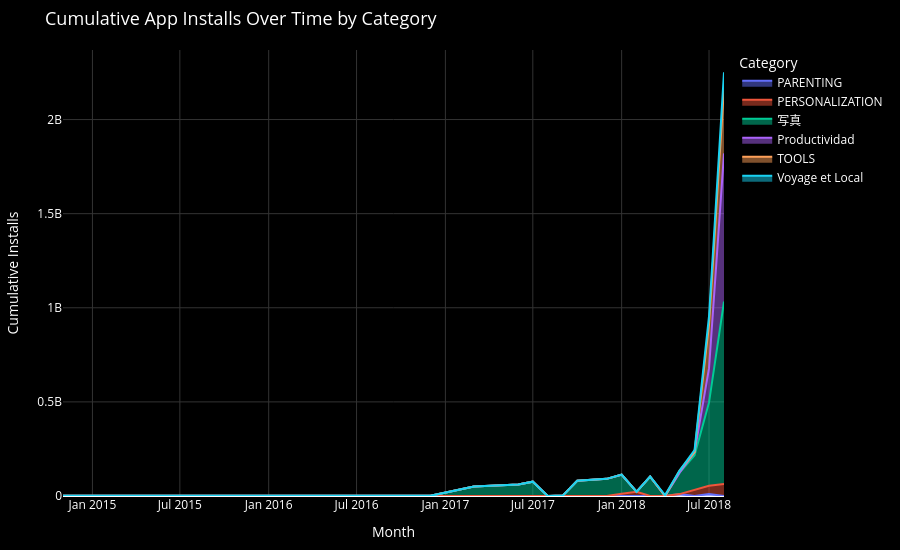

The notebook cell this image was saved under:
### Code cell
#Final stacked area chart

import plotly.express as px

category_translation = {
    "TRAVEL_AND_LOCAL": "Voyage et Local",
    "PRODUCTIVITY": "Productividad",
    "PHOTOGRAPHY": "写真"
}

monthly_task4["Category_Display"] = (
    monthly_task4["Category"].replace(category_translation)
)

fig_task4 = px.area(
    monthly_task4,
    x="Month",
    y="Cumulative_Installs",
    color="Category_Display",
    title="Cumulative App Installs Over Time by Category",
    labels={
        "Month": "Month",
        "Cumulative_Installs": "Cumulative Installs",
        "Category_Display": "App Category"
    },
    custom_data=[
        "Category",
        "Installs_Numeric",
        "MoM_Growth",
        "Significant_Growth"
    ]
)

fig_task4.update_traces(
    hovertemplate=(
        "<b>%{fullData.name}</b><br>"
        "Month: %{x|%b %Y}<br>"
        "Cumulative Installs: %{y:,}<br>"
        "Monthly Installs: %{customdata[1]:,}<br>"
        "MoM Growth: %{customdata[2]:.2f}%"
        "<extra></extra>"
    )
)

fig_task4.update_layout(
    plot_bgcolor="black",
    paper_bgcolor="black",
    font_color="white",
    title_font={"size": 18},
    xaxis=dict(
        title="Month",
        gridcolor="#333333"
    ),
    yaxis=dict(
        title="Cumulative Installs",
        gridcolor="#333333"
    ),
    legend=dict(
        title="Category"
    ),
    hoverlabel=dict(
        bgcolor="#111111",
        font_color="white"
    ),
    margin=dict(
        l=20,
        r=20,
        t=50,
        b=30
    ),
    width=900,
    height=550
)

save_plot_as_html(
    fig_task4,
    "Task 4 - Cumulative Installs Area.html",
    "Interactive stacked area chart showing cumulative installs over time for qualifying app categories. Months with more than 25% month-over-month growth are identified in the prepared analysis."
)

display(fig_task4)

### Figure 1 — Plotly figure (JSON) as saved in the notebook; plotly's stock layout.template omitted (floating-point values rounded to 4 significant figures)
{"data": [{"customdata": [["PARENTING", 100000, null, false], ["PARENTING", 10000000, 9900, true], ["PARENTING", 600000, -94, false]], "fillpattern": {"shape": ""}, "hovertemplate": "<b>%{fullData.name}</b><br>Month: %{x|%b %Y}<br>Cumulative Installs: %{y:,}<br>Monthly Installs: %{customdata[1]:,}<br>MoM Growth: %{customdata[2]:.2f}%<extra></extra>", "legendgroup": "PARENTING", "line": {"color": "#636efa"}, "marker": {"symbol": "circle"}, "mode": "lines", "name": "PARENTING", "orientation": "v", "showlegend": true, "stackgroup": "1", "type": "scatter", "x": ["2018-03-01T00:00:00.000000000", "2018-05-01T00:00:00.000000000", "2018-07-01T00:00:00.000000000"], "xaxis": "x", "y": [100000, 10100000, 10700000], "yaxis": "y"}, {"customdata": [["PERSONALIZATION", 1000000, null, false], ["PERSONALIZATION", 1000000, 0, false], ["PERSONALIZATION", 10000000, 900, true], ["PERSONALIZATION", 10000000, 0, false], ["PERSONALIZATION", 10000000, 0, false], ["PERSONALIZATION", 11500000, 15.0, false], ["PERSONALIZATION", 20000000, 73.91, true]], "fillpattern": {"shape": ""}, "hovertemplate": "<b>%{fullData.name}</b><br>Month: %{x|%b %Y}<br>Cumulative Installs: %{y:,}<br>Monthly Installs: %{customdata[1]:,}<br>MoM Growth: %{customdata[2]:.2f}%<extra></extra>", "legendgroup": "PERSONALIZATION", "line": {"color": "#EF553B"}, "marker": {"symbol": "circle"}, "mode": "lines", "name": "PERSONALIZATION", "orientation": "v", "showlegend": true, "stackgroup": "1", "type": "scatter", "x": ["2016-12-01T00:00:00.000000000", "2017-09-01T00:00:00.000000000", "2018-01-01T00:00:00.000000000", "2018-02-01T00:00:00.000000000", "2018-06-01T00:00:00.000000000", "2018-07-01T00:00:00.000000000", "2018-08-01T00:00:00.000000000"], "xaxis": "x", "y": [1000000, 2000000, 12000000, 22000000, 32000000, 43500000, 63500000], "yaxis": "y"}, {"customdata": [["PHOTOGRAPHY", 1000000, null, false], ["PHOTOGRAPHY", 50000000, 4900, true], ["PHOTOGRAPHY", 10000000, -80, false], ["PHOTOGRAPHY", 15000000, 50, true], ["PHOTOGRAPHY", 5000000, -66.67, false], ["PHOTOGRAPHY", 10000000, 100, true], ["PHOTOGRAPHY", 10000000, 0, false], ["PHOTOGRAPHY", 2000000, -80, false], ["PHOTOGRAPHY", 11000000, 450, true], ["PHOTOGRAPHY", 71000000, 545.5, true], ["PHOTOGRAPHY", 258000000, 263.4, true], ["PHOTOGRAPHY", 526500000, 104.1, true]], "fillpattern": {"shape": ""}, "hovertemplate": "<b>%{fullData.name}</b><br>Month: %{x|%b %Y}<br>Cumulative Installs: %{y:,}<br>Monthly Installs: %{customdata[1]:,}<br>MoM Growth: %{customdata[2]:.2f}%<extra></extra>", "legendgroup": "写真", "line": {"color": "#00cc96"}, "marker": {"symbol": "circle"}, "mode": "lines", "name": "写真", "orientation": "v", "showlegend": true, "stackgroup": "1", "type": "scatter", "x": ["2014-11-01T00:00:00.000000000", "2017-03-01T00:00:00.000000000", "2017-06-01T00:00:00.000000000", "2017-07-01T00:00:00.000000000", "2017-10-01T00:00:00.000000000", "2017-12-01T00:00:00.000000000", "2018-01-01T00:00:00.000000000", "2018-03-01T00:00:00.000000000", "2018-05-01T00:00:00.000000000", "2018-06-01T00:00:00.000000000", "2018-07-01T00:00:00.000000000", "2018-08-01T00:00:00.000000000"], "xaxis": "x", "y": [1000000, 51000000, 61000000, 76000000, 81000000, 91000000, 101000000, 103000000, 114000000, 185000000, 443000000, 969500000], "yaxis": "y"}, {"customdata": [["PRODUCTIVITY", 1000000, null, false], ["PRODUCTIVITY", 100000, -90, false], ["PRODUCTIVITY", 15000000, 14900, true], ["PRODUCTIVITY", 166000000, 1007.0, true], ["PRODUCTIVITY", 605000000, 264.5, true]], "fillpattern": {"shape": ""}, "hovertemplate": "<b>%{fullData.name}</b><br>Month: %{x|%b %Y}<br>Cumulative Installs: %{y:,}<br>Monthly Installs: %{customdata[1]:,}<br>MoM Growth: %{customdata[2]:.2f}%<extra></extra>", "legendgroup": "Productividad", "line": {"color": "#ab63fa"}, "marker": {"symbol": "circle"}, "mode": "lines", "name": "Productividad", "orientation": "v", "showlegend": true, "stackgroup": "1", "type": "scatter", "x": ["2016-10-01T00:00:00.000000000", "2018-02-01T00:00:00.000000000", "2018-06-01T00:00:00.000000000", "2018-07-01T00:00:00.000000000", "2018-08-01T00:00:00.000000000"], "xaxis": "x", "y": [1000000, 1100000, 16100000, 182100000, 787100000], "yaxis": "y"}, {"customdata": [["TOOLS", 50000, null, false], ["TOOLS", 1000000, 1900, true], ["TOOLS", 10000000, 900, true], ["TOOLS", 222600000, 2126, true], ["TOOLS", 120000000, -46.09, false]], "fillpattern": {"shape": ""}, "hovertemplate": "<b>%{fullData.name}</b><br>Month: %{x|%b %Y}<br>Cumulative Installs: %{y:,}<br>Monthly Installs: %{customdata[1]:,}<br>MoM Growth: %{customdata[2]:.2f}%<extra></extra>", "legendgroup": "TOOLS", "line": {"color": "#FFA15A"}, "marker": {"symbol": "circle"}, "mode": "lines", "name": "TOOLS", "orientation": "v", "showlegend": true, "stackgroup": "1", "type": "scatter", "x": ["2017-08-01T00:00:00.000000000", "2018-01-01T00:00:00.000000000", "2018-05-01T00:00:00.000000000", "2018-07-01T00:00:00.000000000", "2018-08-01T00:00:00.000000000"], "xaxis": "x", "y": [50000, 1050000, 11050000, 233650000, 353650000], "yaxis": "y"}, {"customdata": [["TRAVEL_AND_LOCAL", 50000, null, false], ["TRAVEL_AND_LOCAL", 5000000, 9900, true], ["TRAVEL_AND_LOCAL", 6000000, 20.0, false], ["TRAVEL_AND_LOCAL", 31100000, 418.3, true], ["TRAVEL_AND_LOCAL", 35100000, 12.86, false]], "fillpattern": {"shape": ""}, "hovertemplate": "<b>%{fullData.name}</b><br>Month: %{x|%b %Y}<br>Cumulative Installs: %{y:,}<br>Monthly Installs: %{customdata[1]:,}<br>MoM Growth: %{customdata[2]:.2f}%<extra></extra>", "legendgroup": "Voyage et Local", "line": {"color": "#19d3f3"}, "marker": {"symbol": "circle"}, "mode": "lines", "name": "Voyage et Local", "orientation": "v", "showlegend": true, "stackgroup": "1", "type": "scatter", "x": ["2017-10-01T00:00:00.000000000", "2018-04-01T00:00:00.000000000", "2018-06-01T00:00:00.000000000", "2018-07-01T00:00:00.000000000", "2018-08-01T00:00:00.000000000"], "xaxis": "x", "y": [50000, 5050000, 11050000, 42150000, 77250000], "yaxis": "y"}], "layout": {"font": {"color": "white"}, "height": 550, "hoverlabel": {"bgcolor": "#111111", "font": {"color": "white"}}, "legend": {"title": {"text": "Category"}, "tracegroupgap": 0}, "margin": {"b": 30, "l": 20, "r": 20, "t": 50}, "paper_bgcolor": "black", "plot_bgcolor": "black", "title": {"font": {"size": 18}, "text": "Cumulative App Installs Over Time by Category"}, "width": 900, "xaxis": {"anchor": "y", "domain": [0, 1], "gridcolor": "#333333", "title": {"text": "Month"}}, "yaxis": {"anchor": "x", "domain": [0, 1], "gridcolor": "#333333", "title": {"text": "Cumulative Installs"}}}}
